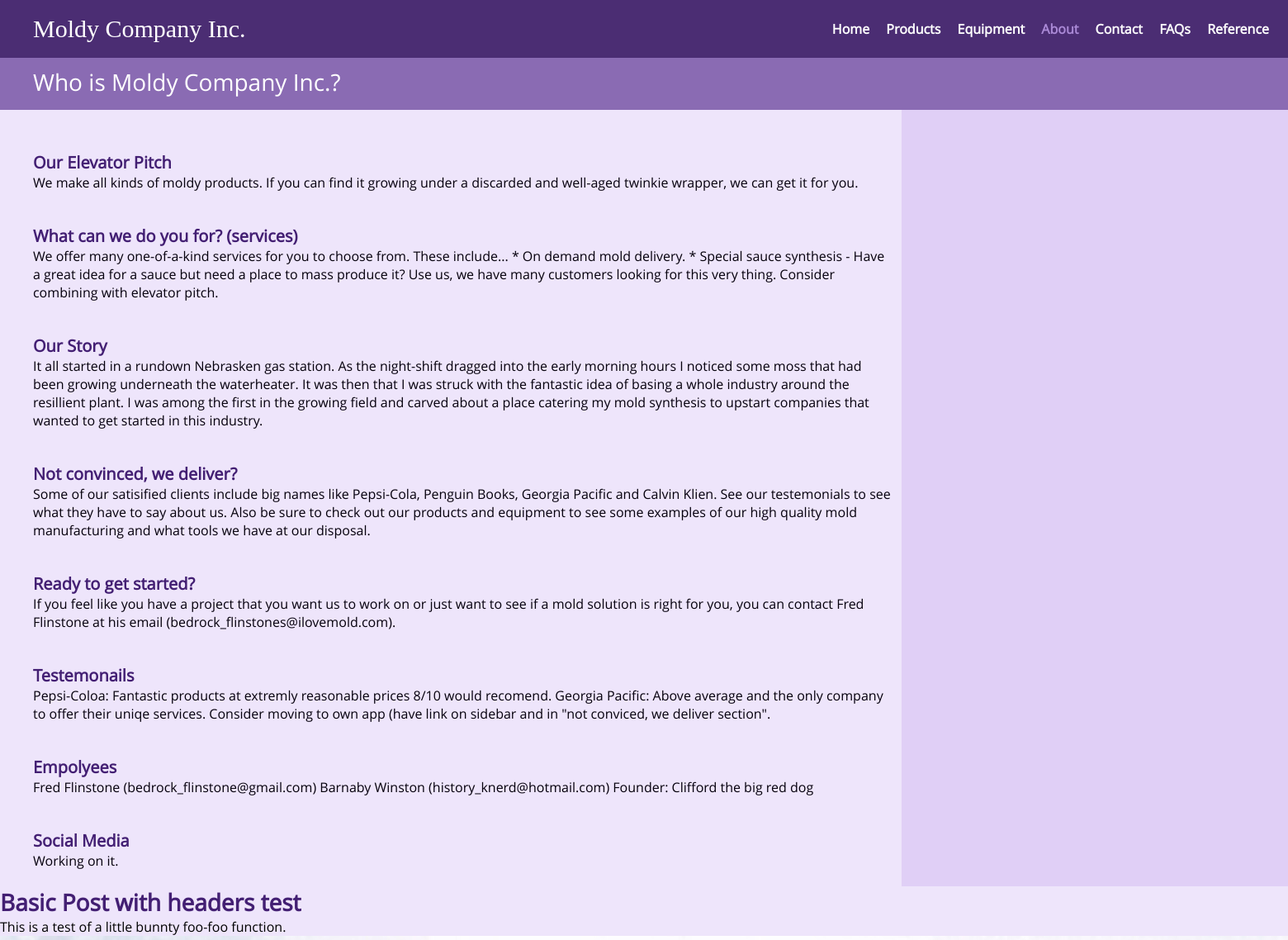
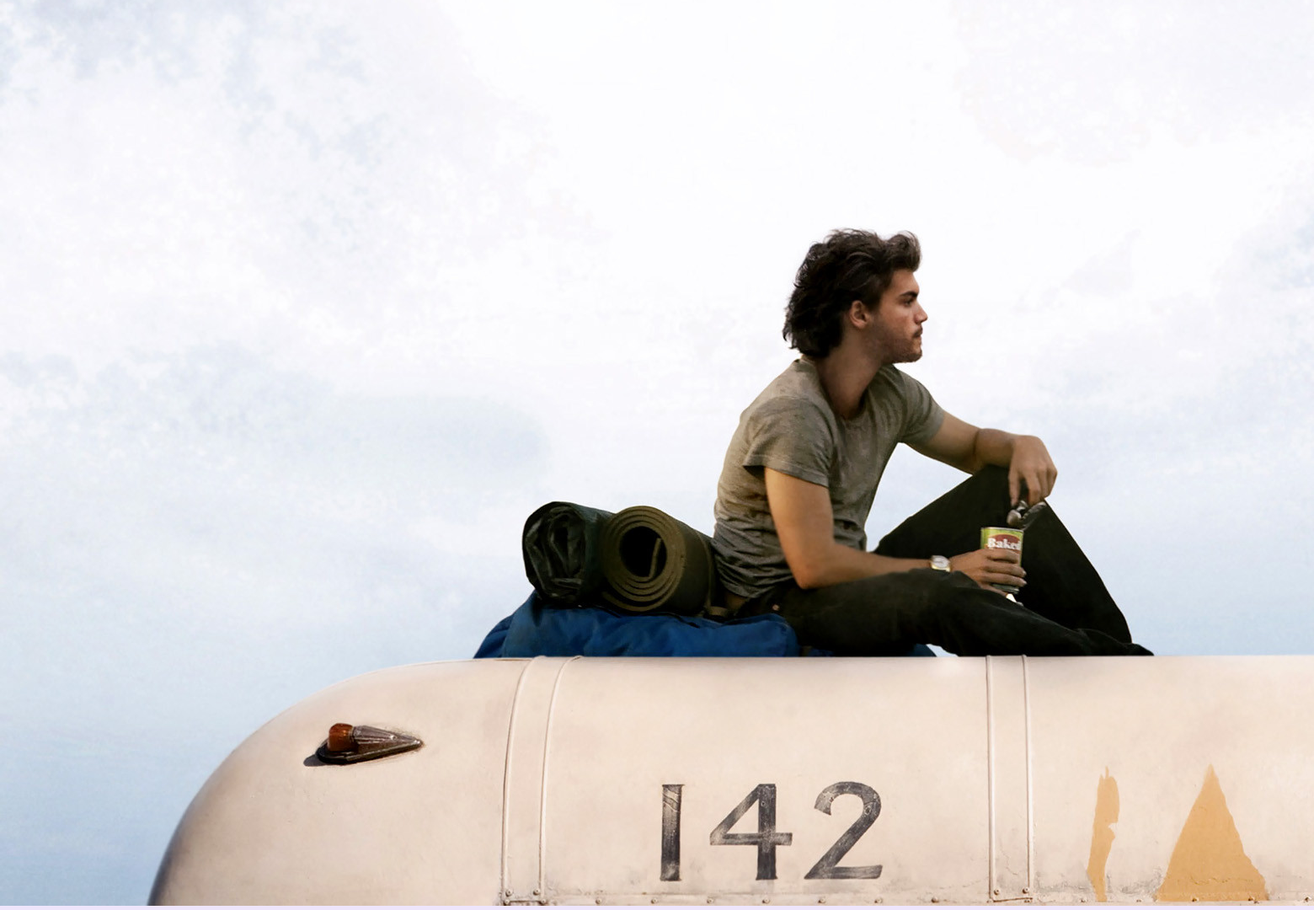
The page /about/ on the database its author committed (2 pictures, top to bottom).
### common/models.py (models this page shows, shortened)
class NavMenuItem(models.Model):
    position = models.PositiveIntegerField()
    display_text = models.CharField(max_length=25)
    reference_url_name = models.CharField(max_length=75)

class BasicPost(models.Model):
    body_markdown = models.TextField()
    def body_html(self):
        image_refs = ""
        for image in self.image_set.all():
            image_url = image.image.url
            image_refs += '\n[{0}]: {1}'.format(image.name, image_url)
        return markdown.markdown('{0}\n{1}'.format(self.body_markdown, image_refs))

class TitledBasicPost(BasicPost):
    title = models.CharField(max_length=200)

class BasicPost(models.Model):
    body_markdown = models.TextField()
    def body_html(self):
        image_refs = ""
        for image in self.image_set.all():
            image_url = image.image.url
            image_refs += '\n[{0}]: {1}'.format(image.name, image_url)
        return markdown.markdown('{0}\n{1}'.format(self.body_markdown, image_refs))

### about/models.py (models this page shows, shortened)
class AboutSection(TitledBasicPost):
    position = models.PositiveIntegerField()
    class Meta:
        ordering = ['position', 'title']

### about/views.py (the view)
def index(request):
    context = {
        'sections': AboutSection.objects.all()
    }
    return basicPage(request, 'about/base_about.html', context)

### common/views.py (called while the page is built)
def basicPage(request, template_name, additional_context):
    context = {
        'nav_item_list': NavMenuItem.objects.order_by('position'),
        'temp_post_header': TitledBasicPost.objects.get(id=2).title,
        'temp_post_body': TitledBasicPost.objects.get(id=2).body_html(),
    }
    context.update(additional_context)  # Add additional items.
    return render(request, template_name, context)

### about/templates/about/base_about.html
{% extends "common/base.html" %}
{% load staticfiles %}
{% block aditional_stylesheets %}
<link rel="stylesheet" type="text/css" href="{% static 'about/about_style.css' %}">
{% endblock %}
{% block subheader_content %}
<a href="{% url 'about' %}">Who is Moldy Company Inc.?</a>
{% endblock %}
{% block main_content %}
{% for section in sections %}
<section class="stacked-section-no-thumnail">
  <h3>{{ section.title }}</h3>
  <div class="content">
    {{ section.body_markdown|safe }}
  </div>
</section>
{% endfor %}
{% endblock %}

### common/templates/common/base.html (shortened to what this page needs)
{% load staticfiles %}
<!DOCTYPE html>
<html>
  <head>
    <link rel="stylesheet" type="text/css" href="{% static 'common/style.css' %}">
    {% block aditional_stylesheets %}{% endblock %}
  </head>
  <body>
    <header>
      <a class="logo noselect" href="{% url 'home' %}">Moldy Company Inc.</a>
      <nav class="nav-menu mobile-menu-inactive">
        {% for item in nav_item_list %}
          {% url item.reference_url_name as item_url %}
          {% if item_url in request.path %}
            <a class="active" href="{{ item_url }}">{{ item.display_text }}</a>
          {% else %}
            <a href="{{ item_url }}">{{ item.display_text }}</a>
          {% endif %}
        {% endfor %}
      </nav>
    </header>
    {% block subheader %}
    <div class="subheader">
      {% block subheader_content %}{% endblock %}
    </div>
    {% endblock %}
    {% block content %}
    <div class="content">
      <div class="sidebar">
      </div>
      <div class="main-content">
        {% block main_content %}{% endblock %}
      </div>
    </div>
    {% endblock %}
    <h1>{{ temp_post_header }}</h1>
    {{ temp_post_body|safe }}
  </body>
</html>

### common/static/common/style.css (style rules this page uses)
* { color: inherit; padding: 0px; margin: 0px; text-decoration: none; }
body { background-color: #EEE5FB; font-family: 'Open Sans', sans-serif; font-size: 16px; }
h1 { color: #431F73; font-size: 28px; font-weight: bold; }
h3 { color: #431F73; font-size: 20px; font-weight: bold; }
a { color: #431F73; }
header { background-color: #4B2D73; }
.logo, .logo:hover { color: white; font-family: 'Hallo Sans Black'; font-size: 30px; }
.nav-menu a { color: white; font-weight: bold; }
.nav-menu .active, .nav-menu .active:hover, .nav-menu .active:active { color: #AA89D6; }
.subheader, .subheader *, .subheader *:hover, .subheader *:active { background-color: #8A6BB3; color: white; font-weight: normal; font-size: 28px; }
.main-content { color: #06010D; }
.sidebar { background-color: #E0CFF6; }
header { align-items: center; display: -webkit-flex; display: flex; flex-wrap: wrap; justify-content: space-between; width: 100%; }
.logo { padding: 10px; margin-top: 8px; margin-bottom: 8px; }
.nav-menu { display: none; padding-right: 5px; padding-left: 5px; width: 100%; }
.nav-menu a { border-top-style: solid; border-top-width: 1px; display: block; padding-bottom: 10px; padding-left: 5px; padding-top: 10px; }
.mobile-menu-inactive { display: none; }
@media screen and (min-width: 925px) { header { flex-wrap: nowrap; justify-content: space-between; } }
@media screen and (min-width: 925px) { .logo { margin-left: 30px; } }
@media screen and (min-width: 925px) { .nav-menu { display: block; margin-right: 10px; width: auto; } }
@media screen and (min-width: 925px) { .nav-menu a { border-style: none; display: inline-block; padding: 8px; } }
.subheader { box-sizing: border-box; padding-left: 10px; padding-top: 10px; padding-bottom: 15px; width: 100%; }
.subheader * { display: inline-block; }
@media screen and (min-width: 925px) { .subheader { padding-left: 40px; } }
.stacked-section-no-thumnail { padding-bottom: 20px; padding-top: 20px; }
.content { display: flex; flex-wrap: wrap; flex-direction: row-reverse; width: 100%; }
.sidebar { box-sizing: border-box; padding-bottom: 20px; padding-left: 10px; padding-top: 10px; width: 100%; }
.main-content { box-sizing: border-box; padding-left: 10px; padding-right: 10px; padding-top: 30px; margin: 0px; width: 100%; }
@media screen and (min-width: 925px) { .sidebar { padding-left: 30px; padding-top: 30px; width: 30%; } }
@media screen and (min-width: 925px) { .main-content { padding-left: 40px; width: 70% } }
.noselect { -webkit-touch-callout: none; -webkit-user-select: none; -khtml-user-select: none; -moz-user-select: none; -ms-user-select: none; user-select: none; }

### about/static/about/about_style.css (style rules this page uses)
section .content { display: block; }

### rows shown on the page
NavMenuItem: display_text "Home"
NavMenuItem: display_text "Products"
NavMenuItem: display_text "Equipment"
NavMenuItem: display_text "About"
NavMenuItem: display_text "Contact"
NavMenuItem: display_text "FAQs"
NavMenuItem: display_text "Reference"
AboutSection: title "Our Elevator Pitch", body_markdown "We make all kinds of moldy products. If you can find it growing under a discarded and well-aged twinkie wrapper, we can get it for you."
AboutSection: title "What can we do you for? (services)", body_markdown "We offer many one-of-a-kind services for you to choose from. These include... * On demand mold delivery. * Special sauce synthesis - Have a great idea for a sauce but need a place to mass produce it? Use us, we have many customers looking for this very thing. Consider combining with elevator pitch."
AboutSection: title "Our Story", body_markdown "It all started in a rundown Nebrasken gas station. As the night-shift dragged into the early morning hours I noticed some moss that had been growing underneath the waterheater. It was then that I was struck with the fantastic idea of basing a whole industry around the resillient plant. I was among the first in the growing field and carved about a place catering my mold synthesis to upstart companies that wanted to get started in this industry."
AboutSection: title "Not convinced, we deliver?", body_markdown "Some of our satisified clients include big names like Pepsi-Cola, Penguin Books, Georgia Pacific and Calvin Klien. See our testemonials to see what they have to say about us. Also be sure to check out our products and equipment to see some examples of our high quality mold manufacturing and what tools we have at our disposal."
AboutSection: title "Ready to get started?", body_markdown "If you feel like you have a project that you want us to work on or just want to see if a mold solution is right for you, you can contact Fred Flinstone at his email (bedrock_flinstones@ilovemold.com)."
AboutSection: title "Testemonails", body_markdown "Pepsi-Coloa: Fantastic products at extremly reasonable prices 8/10 would recomend. Georgia Pacific: Above average and the only company to offer their uniqe services. Consider moving to own app (have link on sidebar and in \"not conviced, we deliver section\"."
AboutSection: title "Empolyees", body_markdown "Fred Flinstone (bedrock_flinstone@gmail.com) Barnaby Winston (history_knerd@hotmail.com) Founder: Clifford the big red dog"
AboutSection: title "Social Media", body_markdown "Working on it."
TitledBasicPost: title "Basic Post with headers test"

### other values the page prints
{{ temp_post_body|safe }} "This is a test of a little bunnty foo-foo function."
